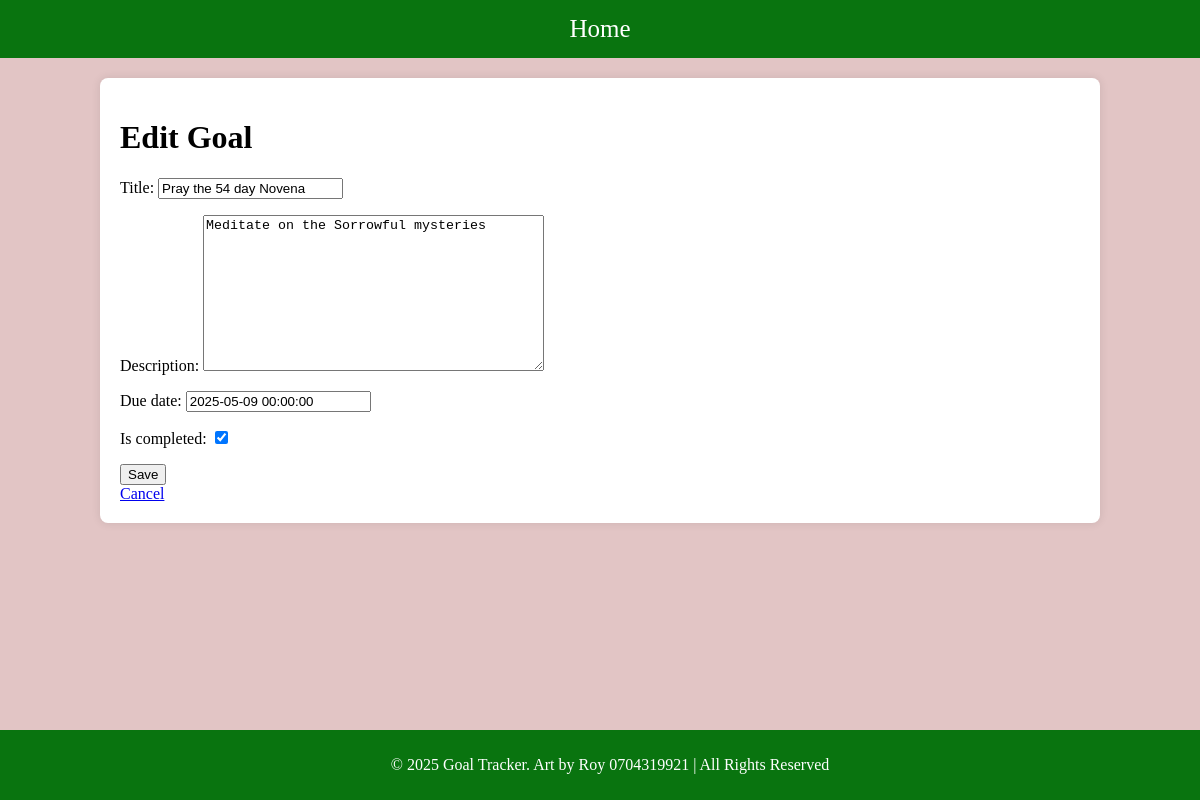
Screenshot of /goal/7/edit/ with the database file from the repository.
### base/models.py (models this page shows, shortened)
class Goal(models.Model):
    title = models.CharField(max_length = 100)
    description = models.TextField(blank = True)
    created_at = models.DateTimeField(auto_now_add=True)
    due_date = models.DateTimeField(blank=True,null=True)
    is_completed = models.BooleanField(default=False)
    class Meta:
        ordering = ["-is_completed"]

### base/views.py (the view)
# urls.py: path('goal/<int:pk>/edit/', views.GoalUpdateView.as_view(), name='goal_edit'),
class GoalUpdateView(UpdateView):
    model = Goal
    fields = "__all__"
    template_name = 'base/goal_form.html'
    success_url = reverse_lazy('goal_list')

### base/templates/base/goal_form.html (shortened to what this page needs)
{% extends 'base/main.html' %}
{% block content %}
  <h1>{% if object %}Edit Goal{% else %}New Goal{% endif %}</h1>
  <form method="post">
    {{ form.as_p }}
    <button type="submit">Save</button>
  </form>
  <a href="{% url 'goal_list' %}">Cancel</a>
{% endblock %}

### base/templates/base/main.html (style rules this page uses)
body { font-family: Times, monospace; margin: 0; padding: 0; background-color: #e2c5c5; }

### rows the page displays
Goal: title "Pray the 54 day Novena", description "Meditate on the Sorrowful mysteries", due_date "2025-05-09 00:00:00", is_completed "☑"
